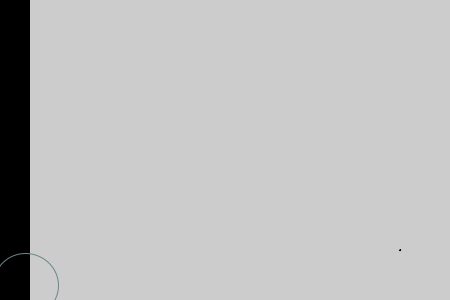
Frame 1 (no input)
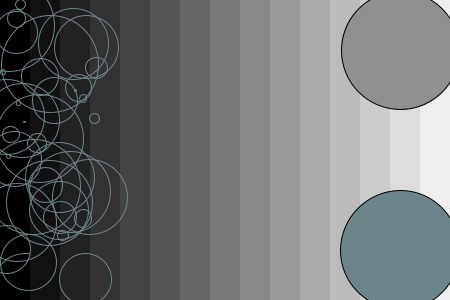
Frame 60 (the mouse pressed at the canvas centre just before this capture)
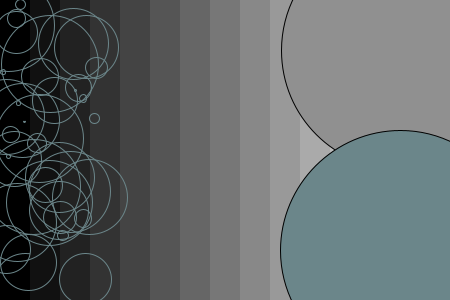
Frame 120 (the mouse held since frame 60 and released just before this capture)

The Processing sketch that drew these frames (run headless with seeded random() and noise(); from frame 60 on, the mouse is pressed at the canvas centre):

// Processing sketch: processing_36679
// ── processing_36679.pde

//Gina DeMatteo
//Homework Lab 3
//September 10, 2011
//Composition Created using codes given/taught in lab

void setup() {
  size(450, 300);
  smooth();
  colorMode(HSB, width);
}


float count = 0;//Establishes starting point for the counter(Start=0) 
float num = 15;//Number of rectangles that create grayscale background
float rndRadius;

int circleRadius = 0;
int circleSpeed = 1;//Establishes the speed at which the circles will expand and shrink
int numOfTries = 40; //Number of randomized circles that are drawn within set parameters



void draw() {

  //Gradient Count (Rect.) Properties
  if (count < num) { 
    noStroke();
    fill((count/num) * width);
    rect(count * width/num, 0, width/num, height);
  }
  count++;

  //Expanding/Shrinking circle's Properties
  if (circleRadius > 250) { //R sets the parameters in which the circle can expand and shrink/Limits the circle from expanding further
    circleSpeed = -1; //Speed of Circle's expanding/shrinking
  }
  if (circleRadius < 0) {
    circleSpeed = 1;
  }

  //Circle One's Properties
  stroke(0);
  fill(255);
  ellipse(400, 50, circleRadius, circleRadius);
  circleRadius = circleRadius + circleSpeed;

  //Circle Two's Properties
  stroke(0);
  fill(235, 101, 245);
  ellipse(400, 250, circleRadius, circleRadius);
  circleRadius = circleRadius + circleSpeed;


  //Randomized Circle's Properties
  rndRadius = random(100); 

  if (numOfTries > 0) {
    stroke(235, 101, 245);
    noFill();
    ellipse(random(100), random(height), rndRadius, rndRadius);
  }
  numOfTries--;
}
